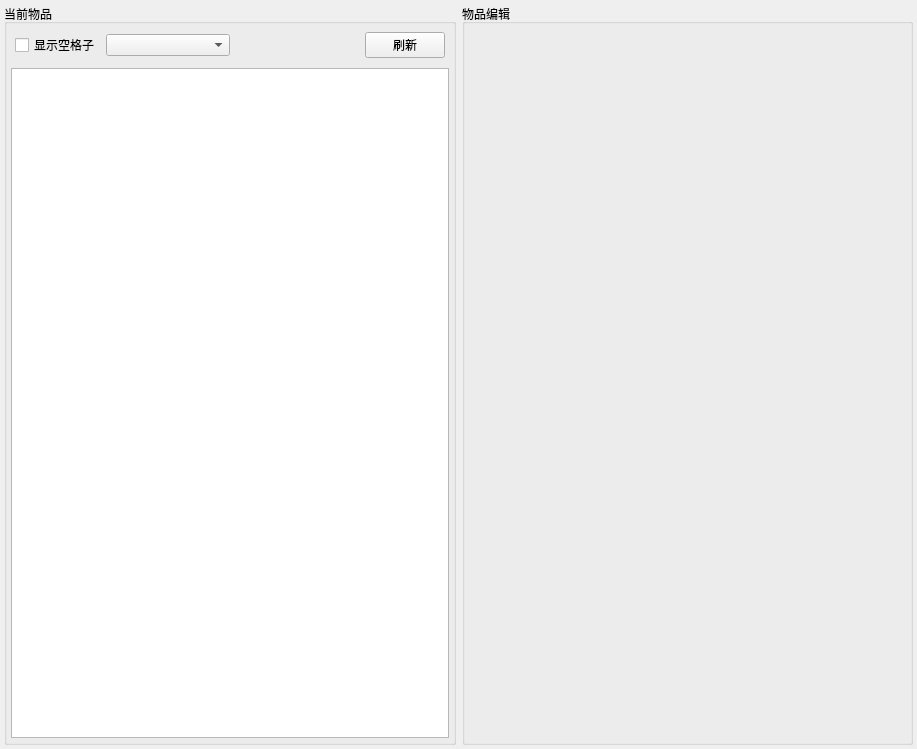
<?xml version="1.0" encoding="UTF-8"?>
<ui version="4.0">
 <class>inventory_container</class>
 <widget class="QWidget" name="inventory_container">
  <property name="geometry">
   <rect>
    <x>0</x>
    <y>0</y>
    <width>917</width>
    <height>749</height>
   </rect>
  </property>
  <property name="windowTitle">
   <string>Form</string>
  </property>
  <layout class="QHBoxLayout" name="horizontalLayout">
   <property name="leftMargin">
    <number>4</number>
   </property>
   <property name="topMargin">
    <number>4</number>
   </property>
   <property name="rightMargin">
    <number>4</number>
   </property>
   <property name="bottomMargin">
    <number>4</number>
   </property>
   <item>
    <widget class="QGroupBox" name="table_view_container">
     <property name="title">
      <string>当前物品</string>
     </property>
     <layout class="QVBoxLayout" name="verticalLayout">
      <property name="leftMargin">
       <number>4</number>
      </property>
      <property name="topMargin">
       <number>4</number>
      </property>
      <property name="rightMargin">
       <number>4</number>
      </property>
      <property name="bottomMargin">
       <number>4</number>
      </property>
      <item>
       <widget class="QWidget" name="widget" native="true">
        <layout class="QHBoxLayout" name="horizontalLayout_2">
         <property name="leftMargin">
          <number>4</number>
         </property>
         <property name="topMargin">
          <number>4</number>
         </property>
         <property name="rightMargin">
          <number>4</number>
         </property>
         <property name="bottomMargin">
          <number>4</number>
         </property>
         <item>
          <widget class="QCheckBox" name="show_blank_chkbox">
           <property name="text">
            <string>显示空格子</string>
           </property>
          </widget>
         </item>
         <item>
          <widget class="QComboBox" name="type_combox">
           <property name="sizePolicy">
            <sizepolicy hsizetype="Expanding" vsizetype="Fixed">
             <horstretch>0</horstretch>
             <verstretch>0</verstretch>
            </sizepolicy>
           </property>
          </widget>
         </item>
         <item>
          <widget class="QWidget" name="widget_2" native="true">
           <property name="sizePolicy">
            <sizepolicy hsizetype="Expanding" vsizetype="Preferred">
             <horstretch>0</horstretch>
             <verstretch>0</verstretch>
            </sizepolicy>
           </property>
          </widget>
         </item>
         <item>
          <widget class="QPushButton" name="refresh_btn">
           <property name="text">
            <string>刷新</string>
           </property>
          </widget>
         </item>
        </layout>
        <zorder>show_blank_chkbox</zorder>
        <zorder>type_combox</zorder>
        <zorder>refresh_btn</zorder>
        <zorder>widget_2</zorder>
       </widget>
      </item>
      <item>
       <widget class="QTableView" name="items_table_view">
        <property name="sizePolicy">
         <sizepolicy hsizetype="Expanding" vsizetype="Expanding">
          <horstretch>0</horstretch>
          <verstretch>0</verstretch>
         </sizepolicy>
        </property>
        <property name="editTriggers">
         <set>QAbstractItemView::EditTrigger::NoEditTriggers</set>
        </property>
        <property name="selectionMode">
         <enum>QAbstractItemView::SelectionMode::SingleSelection</enum>
        </property>
        <property name="selectionBehavior">
         <enum>QAbstractItemView::SelectionBehavior::SelectRows</enum>
        </property>
       </widget>
      </item>
     </layout>
    </widget>
   </item>
   <item>
    <widget class="QGroupBox" name="item_edit">
     <property name="sizePolicy">
      <sizepolicy hsizetype="Preferred" vsizetype="Expanding">
       <horstretch>0</horstretch>
       <verstretch>0</verstretch>
      </sizepolicy>
     </property>
     <property name="title">
      <string>物品编辑</string>
     </property>
     <layout class="QVBoxLayout" name="verticalLayout_2">
      <property name="leftMargin">
       <number>4</number>
      </property>
      <property name="topMargin">
       <number>4</number>
      </property>
      <property name="rightMargin">
       <number>4</number>
      </property>
      <property name="bottomMargin">
       <number>4</number>
      </property>
      <item>
       <widget class="QStackedWidget" name="form_stack_widget">
        <property name="sizePolicy">
         <sizepolicy hsizetype="Preferred" vsizetype="Expanding">
          <horstretch>0</horstretch>
          <verstretch>1</verstretch>
         </sizepolicy>
        </property>
        <property name="currentIndex">
         <number>-1</number>
        </property>
       </widget>
      </item>
     </layout>
    </widget>
   </item>
  </layout>
 </widget>
 <resources/>
 <connections/>
</ui>
